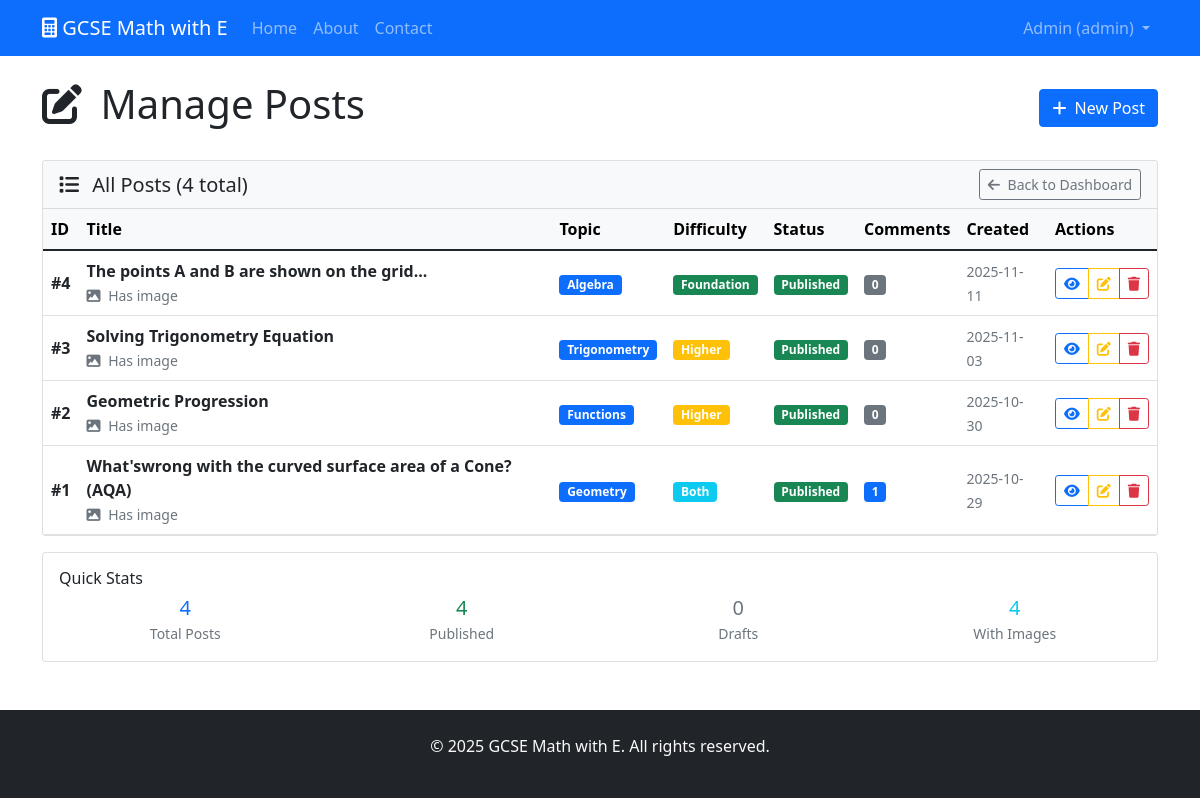
The page /admin/posts (signed in) on the database as committed earlier.
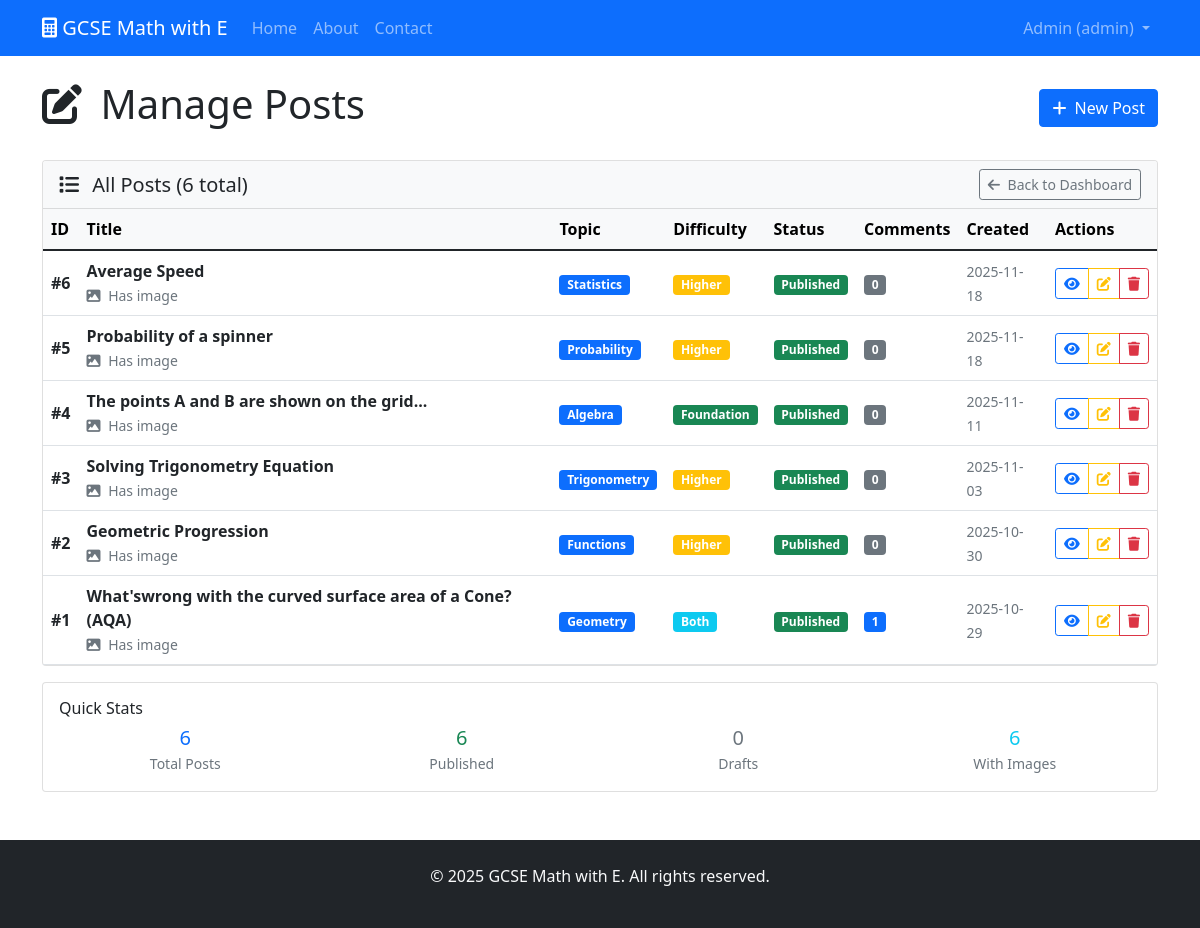
The same page on the database as committed later.
### tables this page shows
CREATE TABLE posts (
                id INTEGER PRIMARY KEY AUTOINCREMENT,
                title TEXT NOT NULL,
                content TEXT NOT NULL,
                topic TEXT NOT NULL,
                difficulty TEXT,
                image_path TEXT,
                is_published BOOLEAN DEFAULT TRUE,
                created_at TIMESTAMP DEFAULT CURRENT_TIMESTAMP,
                updated_at TIMESTAMP DEFAULT CURRENT_TIMESTAMP
            );

### main.py (the view)
@app.route('/admin/posts')
@login_required
def manage_posts():
    db = get_db()
    posts = db.execute('''
        SELECT posts.*, COUNT(comments.id) as comment_count
        FROM posts
        LEFT JOIN comments ON posts.id = comments.post_id
        GROUP BY posts.id
        ORDER BY posts.created_at DESC
    ''').fetchall()
    return render_template('admin/manage_posts.html', posts=posts)

### main.py (called while the page is built)
def get_db():
    conn = sqlite3.connect(app.config['DATABASE'])
    conn.row_factory = sqlite3.Row
    return conn

def login_required(f):
    @functools.wraps(f)
    def decorated_function(*args, **kwargs):
        if 'user_id' not in session:
            flash('Please log in to access this page.', 'danger')
            return redirect(url_for('login'))
        return f(*args, **kwargs)
    return decorated_function

### templates/admin/manage_posts.html (shortened to what the changed rows need)
{% extends "base.html" %}
{% block content %}
<div class="d-flex justify-content-between align-items-center mb-4">
    <h1>
        <i class="fas fa-edit me-2"></i>
        Manage Posts
    </h1>
</div>
<div class="card">
    <div class="card-header bg-light d-flex justify-content-between align-items-center">
        <h5 class="card-title mb-0">
            <i class="fas fa-list me-2"></i>
            All Posts ({{ posts|length }} total)
        </h5>
        <a href="{{ url_for('admin_dashboard') }}" class="btn btn-outline-secondary btn-sm">
            <i class="fas fa-arrow-left me-1"></i>
            Back to Dashboard
        </a>
    </div>
    <div class="card-body p-0">
        {% if posts %}
        <div class="table-responsive">
            <table class="table table-hover mb-0">
                <thead class="table-light">
                    <tr>
                        <th>ID</th>
                        <th>Title</th>
                        <th>Topic</th>
                        <th>Difficulty</th>
                        <th>Status</th>
                        <th>Comments</th>
                        <th>Created</th>
                        <th>Actions</th>
                    </tr>
                </thead>
                <tbody>
                    {% for post in posts %}
                    <tr>
                        <td><strong>#{{ post.id }}</strong></td>
                        <td>
                            <div>
                                <strong>{{ post.title }}</strong>
                                {% if post.image_path %}
                                <br>
                                <small class="text-muted">
                                    <i class="fas fa-image me-1"></i>
                                    Has image
                                </small>
                                {% endif %}
                            </div>
                        </td>
                        <td>
                            <span class="badge bg-primary">{{ post.topic|title }}</span>
                        </td>
                        <td>
                            {% if post.difficulty %}
                            <span class="badge bg-{{ 'success' if post.difficulty == 'foundation' else 'warning' if post.difficulty == 'higher' else 'info' }}">
                                {{ post.difficulty|title }}
                            </span>
                            {% else %}
                            <span class="text-muted">-</span>
                            {% endif %}
                        </td>
                        <td>
                            {% if post.is_published %}
                            <span class="badge bg-success">Published</span>
                            {% else %}
                            <span class="badge bg-secondary">Draft</span>
                            {% endif %}
                        </td>
                        <td>
                            <span class="badge bg-{{ 'primary' if post.comment_count > 0 else 'secondary' }}">
                                {{ post.comment_count }}
                            </span>
                        </td>
                        <td>
                            <small class="text-muted">
                                {{ post.created_at[:10] }}
                            </small>
                        </td>
                        <td>
                            <div class="btn-group btn-group-sm">
                                <a href="{{ url_for('show_post', post_id=post.id) }}"
                                   class="btn btn-outline-primary"
                                   target="_blank"
                                   title="View Post">
                                    <i class="fas fa-eye"></i>
                                </a>
                                <a href="{{ url_for('edit_post', post_id=post.id) }}"
                                   class="btn btn-outline-warning"
                                   title="Edit Post">
                                    <i class="fas fa-edit"></i>
                                </a>
                                <button type="button"
                                        class="btn btn-outline-danger"
                                        data-bs-toggle="modal"
                                        data-bs-target="#deleteModal{{ post.id }}"
                                        title="Delete Post">
                                    <i class="fas fa-trash"></i>
                                </button>
                            </div>
                        </td>
                    </tr>
                    {% endfor %}
                </tbody>
            </table>
        </div>
        {% endif %}
    </div>
</div>
{% if posts %}
<div class="mt-3">
    <div class="card">
        <div class="card-body">
            <h6 class="card-title">Quick Stats</h6>
            <div class="row text-center">
                <div class="col-md-3">
                    <span class="h5 text-primary">{{ posts|length }}</span>
                    <br>
                    <small class="text-muted">Total Posts</small>
                </div>
                <div class="col-md-3">
                    <span class="h5 text-success">{{ posts|selectattr('is_published')|list|length }}</span>
                    <br>
                    <small class="text-muted">Published</small>
                </div>
                <div class="col-md-3">
                    <span class="h5 text-secondary">{{ posts|rejectattr('is_published')|list|length }}</span>
                    <br>
                    <small class="text-muted">Drafts</small>
                </div>
                <div class="col-md-3">
                    <span class="h5 text-info">{{ posts|selectattr('image_path')|list|length }}</span>
                    <br>
                    <small class="text-muted">With Images</small>
                </div>
            </div>
        </div>
    </div>
</div>
{% endif %}
{% endblock %}

Rows that differ between the two databases and show on the page:
added posts: id "6", title "Average Speed", shows "Has image", topic "Statistics", difficulty "Higher", is_published "Published", comment_count "0", created_at "2025-11-18"
added posts: id "5", title "Probability of a spinner", shows "Has image", topic "Probability", difficulty "Higher", is_published "Published", comment_count "0", created_at "2025-11-18"
Other text that changed with them:
{{ posts|length }}: "4" → "6"
{{ posts|selectattr('is_published')|list|length }}: "4" → "6"
{{ posts|selectattr('image_path')|list|length }}: "4" → "6"
